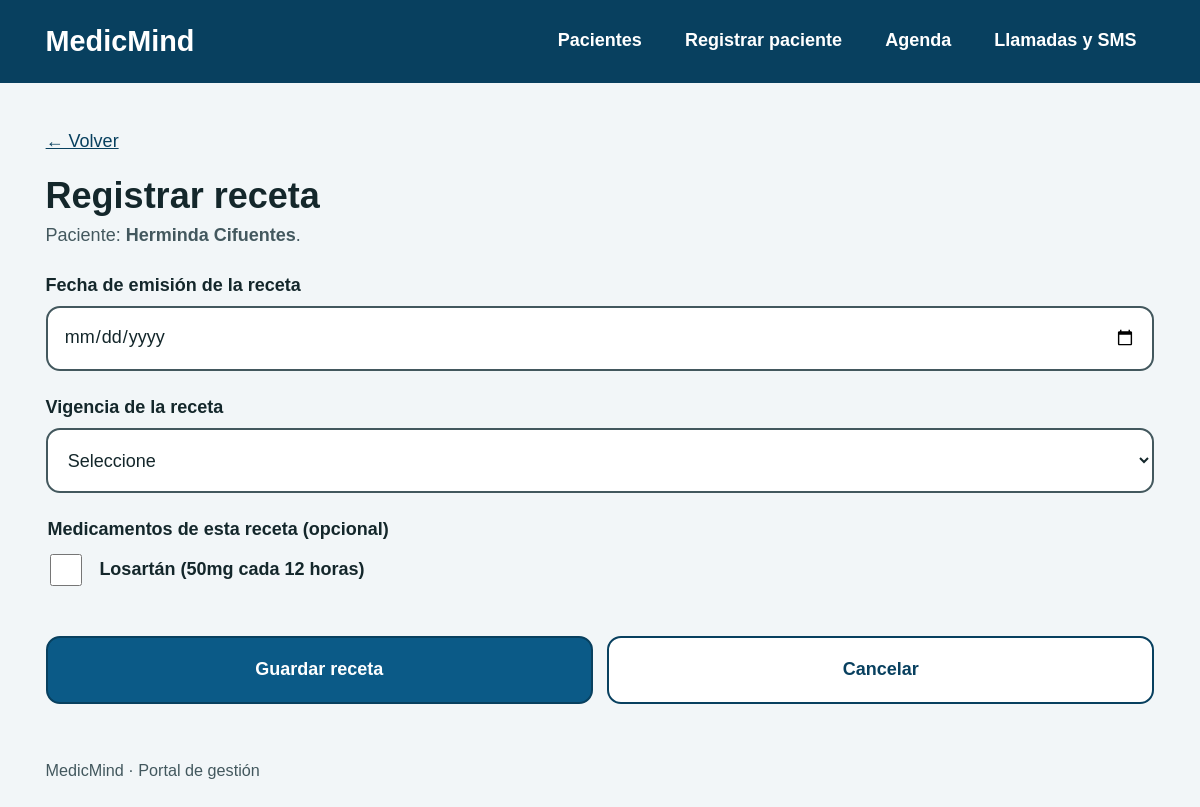
Screenshot of /pacientes/2/recetas/nueva/?next=/eventos/4/receta/ with the database file from the repository.
### Medicmind/models.py (models this page shows, shortened)
class AdultoMayor(models.Model):
    DEPENCENCIA = [
        ('AUTONOMO', 'Autónomo'),
        ('PARCIAL', 'Dependiente Parcial'),
        ('COMPLETO', 'Dependiente Completo'),
    ]
    nombre = models.CharField(max_length=100)
    rut = models.CharField(max_length=12, unique=True)
    dependencia = models.CharField(max_length=20, choices=DEPENCENCIA)
    no_sabe_leer = models.BooleanField(default=False)
    cuidadores = models.ManyToManyField('CuidadorHogar', related_name='adultos_mayores', blank=True)

class Medicamento(models.Model):
    nombre = models.CharField(max_length=100)
    dosis = models.CharField(max_length=100)
    adulto_mayor = models.ForeignKey(AdultoMayor, on_delete=models.CASCADE, related_name='medicamentos')

### Medicmind/views.py (the view, shortened to what this page needs)
# urls.py: path('pacientes/<int:paciente_id>/recetas/nueva/', views.registrar_receta, name='registrar_receta'),
def registrar_receta(request, paciente_id):
    adulto = get_object_or_404(AdultoMayor, id=paciente_id)
    medicamentos = adulto.medicamentos.order_by('nombre')
    volver = _destino_seguro(request, reverse('crear_evento', args=[adulto.id]))
    contexto = {
        'paciente': adulto,
        'medicamentos': medicamentos,
        'vigencias': range(1, MAX_VIGENCIA_MESES + 1),
        'volver': volver,
        'errores': [],
        'datos': {},
        'medicamentos_marcados': [],
    }
    if request.method != 'POST':
        return render(request, 'registrar_receta.html', contexto)

### Medicmind/views.py (called while the page is built)
def _destino_seguro(request, por_defecto):
    destino = request.POST.get('next') or request.GET.get('next') or ''
    if destino and url_has_allowed_host_and_scheme(destino, allowed_hosts={request.get_host()}):
        return destino
    return por_defecto

### Medicmind/templates/registrar_receta.html (shortened to what this page needs)
{% extends "base.html" %}
{% block contenido %}
<p><a href="{{ volver }}">← Volver</a></p>
<h1>Registrar receta</h1>
<p class="lead">Paciente: <strong>{{ paciente.nombre }}</strong>.</p>
<form method="post">
<div class="field"><label for="fecha_emision">Fecha de emisión de la receta</label><input id="fecha_emision" name="fecha_emision" type="date" value="{{ datos.fecha_emision }}" required></div>
<div class="field"><label for="vigencia_meses">Vigencia de la receta</label>
<select id="vigencia_meses" name="vigencia_meses" required><option value="">Seleccione</option>
</select></div>
<fieldset><legend>Medicamentos de esta receta (opcional)</legend>
{% for m in medicamentos %}
<div class="field"><label class="check"><input type="checkbox" name="medicamentos" value="{{ m.id }}" {% if m.id|stringformat:"s" in medicamentos_marcados %}checked{% endif %}> {{ m.nombre }} ({{ m.dosis }})</label></div>
{% empty %}
<p class="hint">Este paciente no tiene medicamentos registrados.</p>
{% endfor %}
</fieldset>
<div class="actions"><button class="btn primary" type="submit">Guardar receta</button><a class="btn" href="{{ volver }}">Cancelar</a></div>
</form>
{% endblock %}

### Medicmind/static/Medicmind/styles.css (style rules this page uses)
:root { --bg:#f2f6f8;--ink:#14272b;--muted:#43585e;--line:#9fb3ba;--primary:#0b5a87;--primary-d:#08405f;--ok:#17622f;--ok-bg:#e1f3e6;--warn:#6e4300;--warn-bg:#ffefcc;--bad:#a01d17;--bad-bg:#fde4e1;--r:14px }
* { box-sizing:border-box }
html { font-size:112.5% }
body { margin:0;background:var(--bg);color:var(--ink);font-family:"Atkinson Hyperlegible",Verdana,Tahoma,sans-serif;line-height:1.55 }
a { color:var(--primary-d) }
h1 { font-size:2rem;margin:.2rem 0 .3rem;line-height:1.2 }
.lead { color:var(--muted);margin:0 0 1.2rem }
.btn { display:inline-flex;align-items:center;justify-content:center;gap:.5rem;min-height:3.8rem;padding:.6rem 1.4rem;border-radius:var(--r);border:2px solid var(--primary-d);background:#fff;color:var(--primary-d);font:inherit;font-weight:700;text-decoration:none;cursor:pointer }
.btn.primary { background:var(--primary);color:#fff }
.actions { display:flex;flex-wrap:wrap;gap:.8rem;margin-top:1rem }
.actions .btn { flex:1 1 12rem }
.field { margin-bottom:1.3rem }
label,legend { display:block;font-weight:700;margin-bottom:.35rem }
input,select,textarea { width:100%;min-height:3.6rem;padding:.5rem .9rem;font:inherit;color:var(--ink);background:#fff;border:2px solid var(--muted);border-radius:var(--r) }
fieldset { border:0;padding:0;margin:0 0 1.3rem }
.check { display:flex;align-items:center;gap:.8rem;font-weight:700 }
.check input { width:1.8rem;height:1.8rem;min-height:0 }

### rows the page displays
AdultoMayor: nombre "Herminda Cifuentes"
Medicamento: nombre "Losartán", dosis "50mg cada 12 horas"
